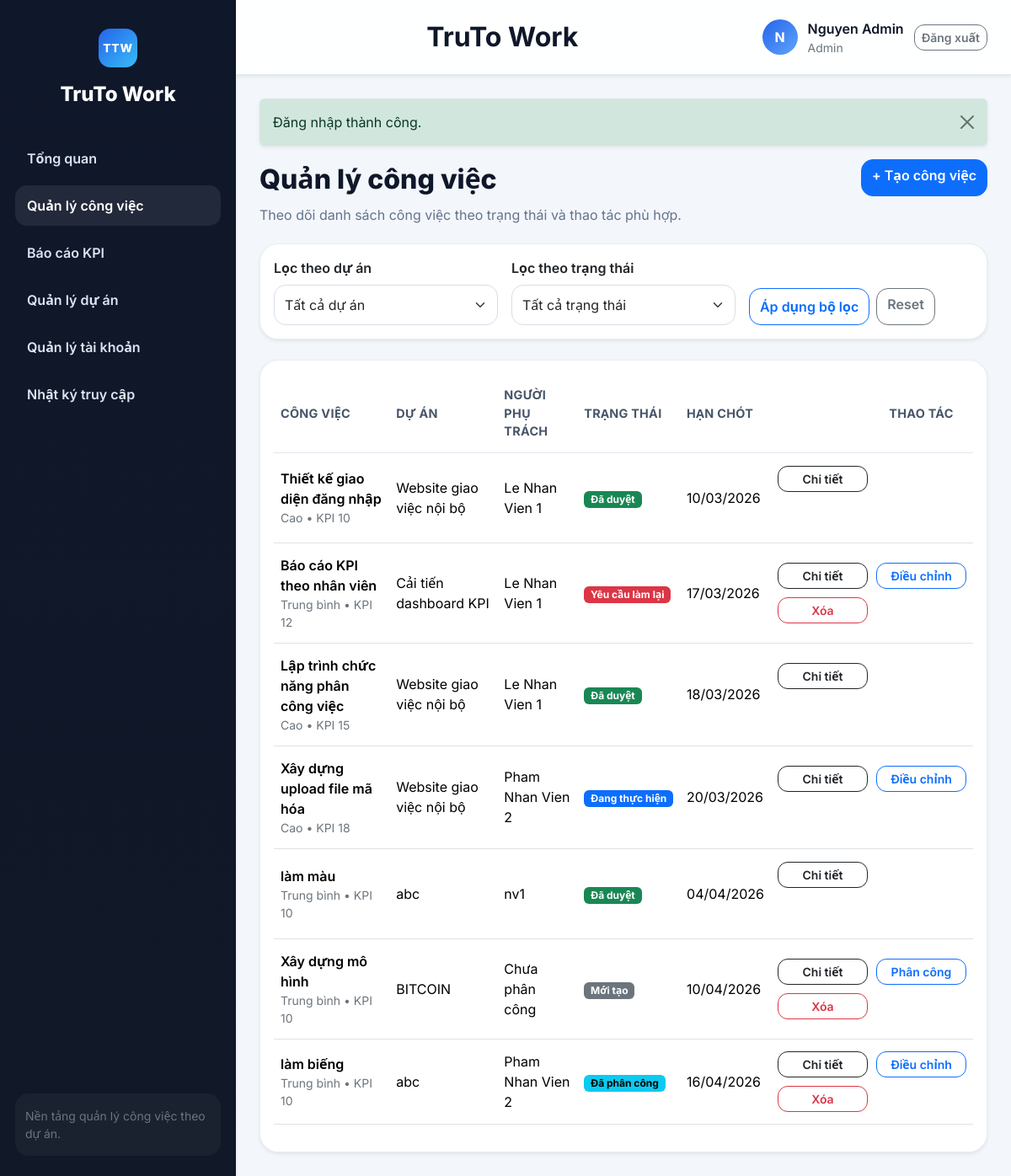
Screenshot of /index.php?route=cong_viec/index (signed in) with the database file from the repository.
### tables this page shows
CREATE TABLE `tai_khoan` (
  `id` int(11) NOT NULL,
  `name` varchar(150) NOT NULL,
  `email` varchar(150) NOT NULL,
  `password` varchar(255) NOT NULL,
  `role` enum('admin','manager','employee') NOT NULL DEFAULT 'employee',
  `department` varchar(100) DEFAULT NULL,
  `status` enum('active','inactive') NOT NULL DEFAULT 'active',
  `created_at` datetime NOT NULL
);

CREATE TABLE `cong_viec` (
  `id` int(11) NOT NULL,
  `project_id` int(11) NOT NULL,
  `title` varchar(200) NOT NULL,
  `description` text DEFAULT NULL,
  `priority` enum('low','medium','high') NOT NULL DEFAULT 'medium',
  `status` enum('new','assigned','in_progress','blocked','submitted','approved','redo') NOT NULL DEFAULT 'new',
  `deadline` date NOT NULL,
  `start_date` date DEFAULT NULL,
  `assignee_id` int(11) DEFAULT NULL,
  `created_by` int(11) NOT NULL,
  `expected_score` int(11) NOT NULL DEFAULT 0,
  `review_score` int(11) DEFAULT NULL,
  `review_comment` text DEFAULT NULL,
  `approved_at` datetime DEFAULT NULL,
  `created_at` datetime NOT NULL,
  `updated_at` datetime NOT NULL
);

CREATE TABLE `du_an` (
  `id` int(11) NOT NULL,
  `code` varchar(50) NOT NULL,
  `name` varchar(150) NOT NULL,
  `description` text DEFAULT NULL,
  `start_date` date DEFAULT NULL,
  `end_date` date DEFAULT NULL,
  `priority` enum('low','medium','high') NOT NULL DEFAULT 'medium',
  `status` enum('planning','active','completed') NOT NULL DEFAULT 'active',
  `created_by` int(11) NOT NULL,
  `created_at` datetime NOT NULL
);

### app/views/cong_viec/index.php (the view, shortened to what the rows shown need)
<div class="section-header">
    <div>
        <div class="section-title">Quản lý công việc</div>
        <p class="section-desc">Theo dõi danh sách công việc theo trạng thái và thao tác phù hợp.</p>
    </div>
    <?php if (can_manage_tasks()): ?>
        <a href="<?= e(route_url('cong_viec/create')) ?>" class="btn btn-primary">+ Tạo công việc</a>
    <?php endif; ?>
</div>
<div class="card border-0 shadow-sm mb-4">
    <div class="card-body">
        <form class="row g-3">
            <div class="col-md-4">
                <label class="form-label fw-semibold">Lọc theo dự án</label>
                <select class="form-select" name="project_id">
                    <option value="">Tất cả dự án</option>
                </select>
            </div>
            <div class="col-md-4">
                <label class="form-label fw-semibold">Lọc theo trạng thái</label>
                <select class="form-select" name="status">
                    <?php foreach (['' => 'Tất cả trạng thái', 'new' => 'Mới tạo', 'assigned' => 'Đã phân công', 'in_progress' => 'Đang thực hiện', 'blocked' => 'Bị chặn', 'submitted' => 'Chờ duyệt', 'approved' => 'Đã duyệt', 'redo' => 'Yêu cầu làm lại'] as $value => $label): ?>
                        <option value="<?= e($value) ?>" <?= (($filters['status'] ?? '') === $value) ? 'selected' : '' ?>><?= e($label) ?></option>
                    <?php endforeach; ?>
                </select>
            </div>
            <div class="col-md-4 d-flex align-items-end gap-2">
                <button class="btn btn-outline-primary">Áp dụng bộ lọc</button>
                <a class="btn btn-outline-secondary" href="<?= e(route_url('cong_viec/index')) ?>">Reset</a>
            </div>
        </form>
    </div>
</div>
<div class="card border-0 shadow-sm">
    <div class="card-body table-responsive">
        <table class="table align-middle">
            <thead>
                <tr>
                    <th>Công việc</th>
                    <th>Dự án</th>
                    <th>Người phụ trách</th>
                    <th>Trạng thái</th>
                    <th>Hạn chót</th>
                    <th class="task-actions-head"><span class="task-actions-head-grid"><span class="task-actions-head-label">Thao tác</span></span></th>
                </tr>
            </thead>
            <tbody>
            <?php foreach ($cong_viec as $task): ?>
                <?php
                    $primaryActionLabel = task_primary_action_label($task, current_user());
                    $primaryActionUrl = task_primary_action_url($task, current_user());
                ?>
                <tr>
                    <td>
                        <div class="fw-semibold"><?= e($task['title']) ?></div>
                        <div class="small text-secondary"><?= e(priority_label($task['priority'])) ?> • KPI <?= e((string) $task['expected_score']) ?></div>
                    </td>
                    <td><?= e($task['project_name']) ?></td>
                    <td title="<?= e($task['assignee_names'] ?? 'Chưa phân công') ?>"><?= e(task_assignee_summary($task['assignee_names'] ?? '')) ?></td>
                    <td><span class="badge text-bg-<?= e(status_badge_class($task['status'])) ?>"><?= e(status_label($task['status'])) ?></span></td>
                    <td><?= e(format_date($task['deadline'])) ?></td>
                    <td class="task-actions-cell">
                        <div class="task-actions-grid">
                            <div class="task-action-slot">
                                <a class="btn btn-sm btn-outline-dark w-100" href="<?= e(route_url('cong_viec/show', ['id' => $task['id']])) ?>">Chi tiết</a>
                            </div>
                            <div class="task-action-slot">
                                <?php if ($primaryActionLabel && $primaryActionUrl): ?>
                                    <a class="btn btn-sm btn-outline-primary w-100" href="<?= e($primaryActionUrl) ?>"><?= e($primaryActionLabel) ?></a>
                                <?php else: ?>
                                    <span class="task-action-placeholder"></span>
                                <?php endif; ?>
                            </div>
                            <div class="task-action-slot">
                                <?php if (task_can_delete($task)): ?>
                                    <form method="post" action="<?= e(route_url('cong_viec/destroy', ['id' => $task['id']])) ?>" onsubmit="return confirm('Bạn có chắc muốn xóa công việc này không?');">
                                        <button type="submit" class="btn btn-sm btn-outline-danger w-100">Xóa</button>
                                    </form>
                                <?php else: ?>
                                    <span class="task-action-placeholder"></span>
                                <?php endif; ?>
                            </div>
                        </div>
                    </td>
                </tr>
            <?php endforeach; ?>
            </tbody>
        </table>
    </div>
</div>

### app/views/layouts/main.php (shortened to what the rows shown need)
<?php
$flash = consume_flash();
$authUser = current_user();
$currentRoute = (string) ($_GET['route'] ?? ($authUser ? 'dashboard/index' : 'home/index'));
$isPublicPage = !$authUser && str_starts_with($currentRoute, 'home/');
$isLoginPage = !$authUser && str_starts_with($currentRoute, 'auth/');
?>
<!doctype html>
<html lang="vi">
<head>
    <link href="https://cdn.jsdelivr.net/npm/bootstrap@5.3.3/dist/css/bootstrap.min.css" rel="stylesheet">
    <link href="assets/css/app.css?v=20260404a" rel="stylesheet">
</head>
<body>
<?php if ($isPublicPage): ?>
    <div class="public-site-shell">
        <header class="public-header">
            <div class="public-container public-header-inner">
                <a class="brand-public" href="<?= e(route_url('home/index')) ?>">
                    <span class="brand-public-mark">TTW</span>
                    <span>
                        <strong>TruTo Work</strong>
                        <small>Quản lý công việc theo dự án</small>
                    </span>
                </a>
                <nav class="public-nav">
                    <a class="<?= $currentRoute === 'home/index' ? 'is-active' : '' ?>" href="<?= e(route_url('home/index')) ?>">Trang chủ</a>
                    <a class="<?= $currentRoute === 'home/about' ? 'is-active' : '' ?>" href="<?= e(route_url('home/about')) ?>">Giới thiệu</a>
                    <a href="<?= e(route_url('auth/login')) ?>">Đăng nhập</a>
                </nav>
            </div>
        </header>
        <main class="public-main">
            <div class="public-container">
                <?php if ($flash): ?>
                    <div class="alert alert-<?= e($flash['type']) ?> alert-dismissible fade show shadow-sm border-0 mt-3">
                        <?= e($flash['message']) ?>
                        <button type="button" class="btn-close" data-bs-dismiss="alert"></button>
                    </div>
                <?php endif; ?>
                <?= $content ?>
            </div>
        </main>
        <footer class="public-footer">
            <div class="public-container public-footer-inner">
                <span>TruTo Work</span>
            </div>
        </footer>
    </div>
<?php else: ?>
    <div class="app-shell">
        <aside class="sidebar shadow-sm">
            <div class="sidebar-brand">
                <div class="brand-icon">TTW</div>
                <div class="brand-title">TruTo Work</div>
            </div>
            <nav class="sidebar-menu">
                <a class="menu-link <?= e(active_menu('dashboard/')) ?>" href="<?= e(route_url('dashboard/index')) ?>">
                    <span>Tổng quan</span>
                </a>
                <a class="menu-link <?= e(active_menu('cong_viec/')) ?>" href="<?= e(route_url('cong_viec/index')) ?>">
                    <span>Quản lý công việc</span>
                </a>
                <a class="menu-link <?= e(active_menu('kpi/')) ?>" href="<?= e(route_url('kpi/index')) ?>">
                    <span>Báo cáo KPI</span>
                </a>
                <?php if (in_array($authUser['role'], ['admin', 'manager'], true)): ?>
                    <a class="menu-link <?= e(active_menu('du_an/')) ?>" href="<?= e(route_url('du_an/index')) ?>">
                        <span>Quản lý dự án</span>
                    </a>
                <?php endif; ?>
                <?php if ($authUser['role'] === 'admin'): ?>
                    <a class="menu-link <?= e(active_menu('tai_khoan/')) ?>" href="<?= e(route_url('tai_khoan/index')) ?>">
                        <span>Quản lý tài khoản</span>
                    </a>
                    <a class="menu-link <?= e(active_menu('nhat_ky/')) ?>" href="<?= e(route_url('nhat_ky/index')) ?>">
                        <span>Nhật ký truy cập</span>
                    </a>
                <?php endif; ?>
            </nav>
            <div class="sidebar-footer">
                <div class="small text-secondary">Nền tảng quản lý công việc theo dự án.</div>
            </div>
        </aside>
        <div class="main-shell">
            <header class="topbar shadow-sm">
                <div class="page-info">
                    <div class="page-label">TruTo Work</div>
                </div>
                <div class="topbar-user">
                    <div class="avatar-badge"><?= e(strtoupper(substr($authUser['name'], 0, 1))) ?></div>
                    <div>
                        <div class="fw-semibold"><?= e($authUser['name']) ?></div>
                        <div class="small text-secondary"><?= e(role_label($authUser['role'])) ?></div>
                    </div>
                    <a class="btn btn-outline-secondary btn-sm" href="<?= e(route_url('auth/logout')) ?>">Đăng xuất</a>
                </div>
            </header>
            <main class="content-shell">
                <?php if ($flash): ?>
                    <div class="alert alert-<?= e($flash['type']) ?> alert-dismissible fade show shadow-sm border-0">
                        <?= e($flash['message']) ?>
                        <button type="button" class="btn-close" data-bs-dismiss="alert"></button>
                    </div>
                <?php endif; ?>
                <?= $content ?>
            </main>
        </div>
    </div>
<?php endif; ?>
</body>
</html>

### rows the page displays
tai_khoan: name "N", name "Nguyen Admin", role "Admin"
cong_viec: title "Thiết kế giao diện đăng nhập", priority "Cao", expected_score "10", project.name "Website giao việc nội bộ", assignee_names "Le Nhan Vien 1", status "Đã duyệt", deadline "10/03/2026"
cong_viec: title "Báo cáo KPI theo nhân viên", priority "Trung bình", expected_score "12", project.name "Cải tiến dashboard KPI", assignee_names "Le Nhan Vien 1", status "Yêu cầu làm lại", deadline "17/03/2026", primaryActionLabel "Điều chỉnh"
cong_viec: title "Lập trình chức năng phân công việc", priority "Cao", expected_score "15", project.name "Website giao việc nội bộ", assignee_names "Le Nhan Vien 1", status "Đã duyệt", deadline "18/03/2026"
cong_viec: title "Xây dựng upload file mã hóa", priority "Cao", expected_score "18", project.name "Website giao việc nội bộ", assignee_names "Pham Nhan Vien 2", status "Đang thực hiện", deadline "20/03/2026", primaryActionLabel "Điều chỉnh"
cong_viec: title "làm màu", priority "Trung bình", expected_score "10", project.name "abc", assignee_names "nv1", status "Đã duyệt", deadline "04/04/2026"
cong_viec: title "Xây dựng mô hình", priority "Trung bình", expected_score "10", project.name "BITCOIN", assignee_names "Chưa phân công", status "Mới tạo", deadline "10/04/2026", primaryActionLabel "Phân công"
cong_viec: title "làm biếng", priority "Trung bình", expected_score "10", project.name "abc", assignee_names "Pham Nhan Vien 2", status "Đã phân công", deadline "16/04/2026", primaryActionLabel "Điều chỉnh"

### other values shown
$flash['message'] "Đăng nhập thành công."
form field status "Tất cả trạng thái"
